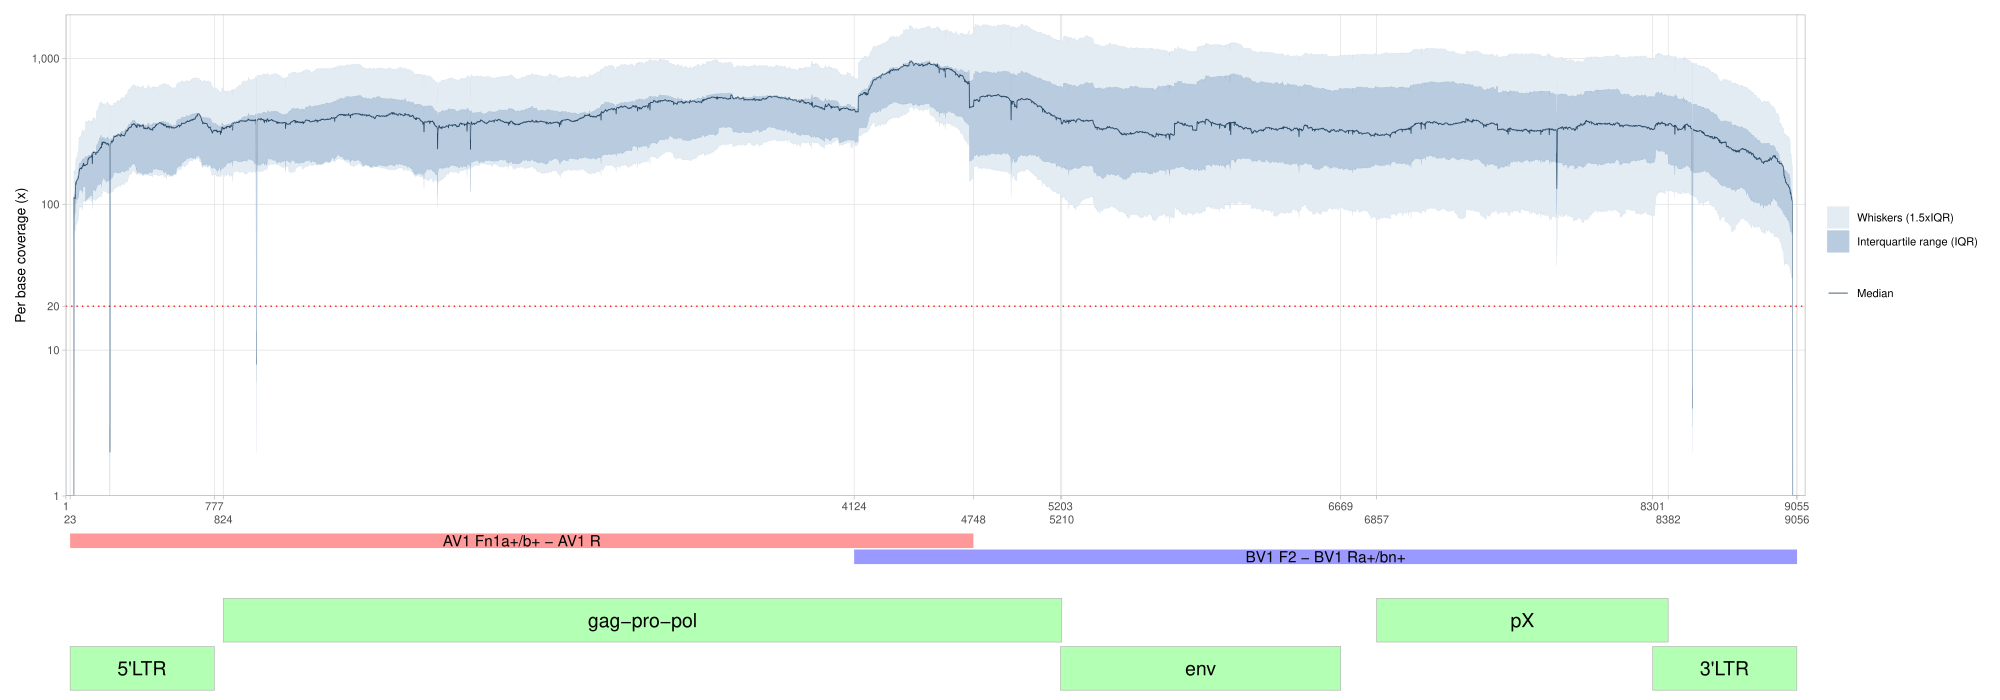

Generate this figure with R:
# ---
# author: Laise de Moraes
# email: laise.moraes@fiocruz.br
# github: https://github.com/lpmor22
# date: Oct 18, 2026
# ---

if (!require(pacman)) install.packages("pacman") else library(pacman)

pacman::p_load(
  this.path,
  cowplot,
  dplyr,
  ggplot2,
  patchwork,
  purrr,
  tibble
)

setwd(dirname(this.path()))

input <- list.files(pattern = "\\.depth\\.tsv$", full.names = TRUE,
                    recursive = TRUE)

depth <- purrr::map_dfr(input, function(f) {
  if (file.info(f)$size == 0) return(NULL)
  df <- read.delim(f, sep = "\t", header = FALSE)
  if (nrow(df) == 0) return(NULL)
  id_sample <- strsplit(basename(f), "\\.")[[1]][1]
  data.frame(sample = id_sample, position = df$V2, depth = df$V3)})

stats_pos <- depth %>% dplyr::group_by(position) %>% dplyr::summarise(
  n = dplyr::n(),
  q1 = quantile(depth, .25, na.rm = TRUE),
  med = median(depth, na.rm = TRUE),
  q3 = quantile(depth, .75, na.rm = TRUE),
  iqr = q3 - q1,
  lower = max(min(depth, na.rm = TRUE), q1 - 1.5 * iqr),
  upper = min(max(depth, na.rm = TRUE), q3 + 1.5 * iqr),
  .groups = "drop") %>%
  dplyr::mutate(dplyr::across(c(q1, med, q3, lower, upper), ~ pmax(.x, .1)))

depcov <- ggplot(stats_pos, aes(x = position)) +
  geom_ribbon(aes(ymin = lower, ymax = upper, fill = "Whiskers (1.5xIQR)"), colour = NA) +
  geom_ribbon(aes(ymin = q1, ymax = q3, fill = "Interquartile range (IQR)"), colour = NA) +
  geom_line(aes(y = med, colour = "Median"), linewidth = .3) +
  geom_line(aes(y = q1), colour = "#9AB6D1", linewidth = .1) +
  geom_line(aes(y = q3), colour = "#9AB6D1", linewidth = .1) +
  geom_line(aes(y = lower), colour = "#D0DCEA", linewidth = .1) +
  geom_line(aes(y = upper), colour = "#D0DCEA", linewidth = .1) +
  scale_fill_manual(name = NULL, values = c("Interquartile range (IQR)" = "#B9CCDF",
                                            "Whiskers (1.5xIQR)" = "#E4ECF3"),
                    limits = c("Whiskers (1.5xIQR)", "Interquartile range (IQR)")) +
  scale_colour_manual(name = NULL, values = c("Median" = "#274864")) +
  guides(fill = guide_legend(order = 1, override.aes = list(alpha = 1)),
         colour = guide_legend(order = 2)) +
  scale_y_log10(breaks = c(1, 10, 20, 100, 1000, 10000), labels = scales::comma,
                limits = c(1, 2000), oob = scales::squish, minor_breaks = NULL,
                expand = expansion(mult = .002)) +
  scale_x_continuous(expand = expansion(0, 0),
                     breaks = c(1, 23, 777, 824, 4124, 4748, 5203, 5210, 6669,
                                6857, 8301, 8382, 9055, 9056),
                     guide = guide_axis(n.dodge = 2)) +
  coord_cartesian(xlim = c(0, 9100), expand = FALSE) +
  labs(x = NULL, y = "Per base coverage (x)") +
  theme_light(base_size = 10) +
  theme(panel.grid.minor.y = element_blank(),
        panel.grid.minor.x = element_blank(),
        legend.position = "right",
        legend.title    = element_blank()) +
  geom_hline(yintercept = 20, linetype = "dotted", colour = "#FF0000")

map1p1 <- tribble(~"pool", ~"amplicon", ~"start", ~"end",
                  "1", "AV1 Fn1a+/b+ - AV1 R", 23, 4748)
map1plot1 <- map1p1 %>% ggplot() +
  geom_rect(aes(xmin = start, xmax = end, ymin = 8, ymax = 10, fill = pool), alpha = .4) +
  geom_text(aes(x = (start + end) / 2, y = 9, label = amplicon), size = 4) +
  scale_x_continuous(expand = expansion(0, 0), limits = c(0, 9100)) +
  theme_void() + theme(legend.position = "none") + coord_cartesian(clip = "off") +
  scale_fill_manual(values = c("1" = "#FF0000"))
map1p2 <- tribble(~"pool", ~"amplicon", ~"start", ~"end",
                  "2", "BV1 F2 - BV1 Ra+/bn+", 4124, 9056)
map1plot2 <- map1p2 %>% ggplot() +
  geom_rect(aes(xmin = start, xmax = end, ymin = 8, ymax = 10, fill = pool),
            alpha = .4) +
  geom_text(aes(x = (start + end) / 2, y = 9, label = amplicon), size = 4) +
  scale_x_continuous(expand = expansion(0, 0), limits = c(0, 9100)) +
  theme_void() + theme(legend.position = "none") + coord_cartesian(clip = "off") +
  scale_fill_manual(values = c("2" = "#0000FF"))

map2genome1 <- tribble(~"gene", ~"start", ~"end", # https://www.ncbi.nlm.nih.gov/nuccore/J02029.1
                       "gag-pro-pol", 824, 5210,
                       "pX", 6857, 8382)
map2plot1 <- map2genome1 %>% ggplot() +
  geom_rect(aes(xmin = start, xmax = end, ymin = 8, ymax = 10),
            linewidth = .2, fill = "#00FF00", colour = "#AEAEAE", alpha = .3) +
  geom_text(aes(x = (start + end) / 2, y = 9, label = gene), size = 5) +
  scale_x_continuous(expand = expansion(0, 0), limits = c(0, 9100)) +
  theme_void() + theme(legend.position = "none") + coord_cartesian(clip = "off")
map2genome2 <- tribble(~"gene", ~"start", ~"end", # https://www.ncbi.nlm.nih.gov/nuccore/J02029.1
                       "5'LTR", 23, 777,
                       "env", 5203, 6669,
                       "3'LTR", 8301, 9055)
map2plot2 <- map2genome2 %>% ggplot() +
  geom_rect(aes(xmin = start, xmax = end, ymin = 8, ymax = 10),
            linewidth = .2, fill = "#00FF00", colour = "#AEAEAE", alpha = .3) +
  geom_text(aes(x = (start + end) / 2, y = 9, label = gene), size = 5) +
  scale_x_continuous(expand = expansion(0, 0), limits = c(0, 9100)) +
  theme_void() + theme(legend.position = "none") + coord_cartesian(clip = "off")

plot <- depcov / map1plot1 / map1plot2 / plot_spacer() / map2plot1 / map2plot2 +
  plot_layout(nrow = 6, heights = c(3, .1, .1, .1, .3, .3))

save_plot("summaryStatsDepthPlot-HTLV1-HTLV1DemincoF_V1.pdf", plot,
          base_height = 7, base_width = 20, device = "pdf")
